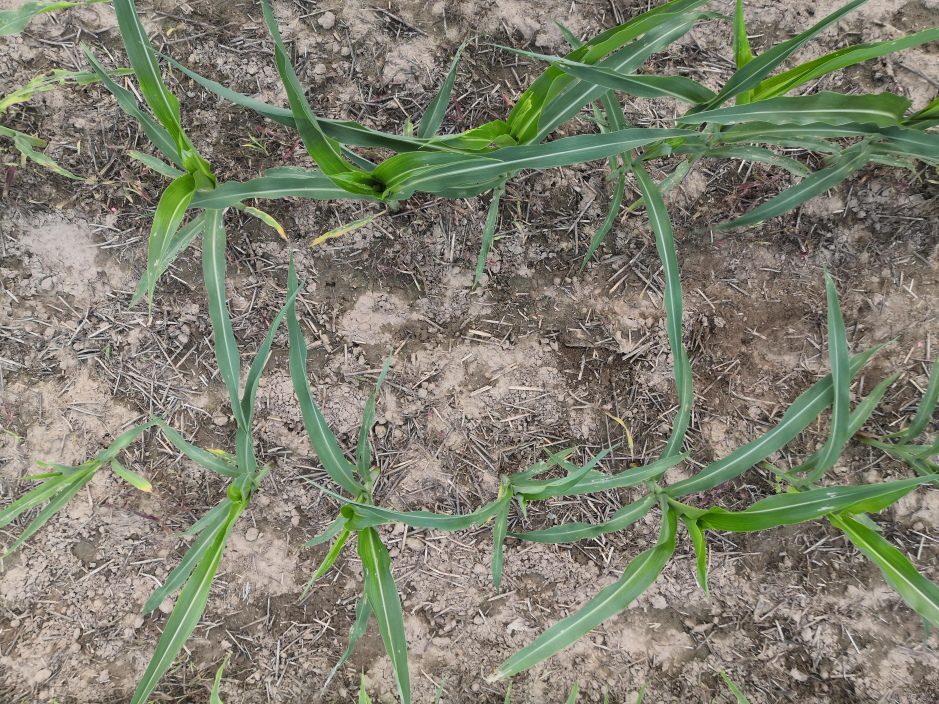
#> input picture util/imgs/A1339-0.jpg, 2816 x 2112 px (shown at 1/3 size); its folder holds only this picture in this run
$ python test.py
#> lines starting #> are read from the running program, lines starting #| are printed output that depends on the picture
from util.imgpreprocessing import utils
util = utils()
import glob
import cv2
import matplotlib.pyplot as plt


data = {}
for imgdir in glob.glob("imgs/*"):
    img = cv2.imread(imgdir)
#> img is the input picture: shape (2112, 2816, 3); mean B, G, R 111.1, 127.6, 126.5
    img = cv2.resize(img,(800,600))
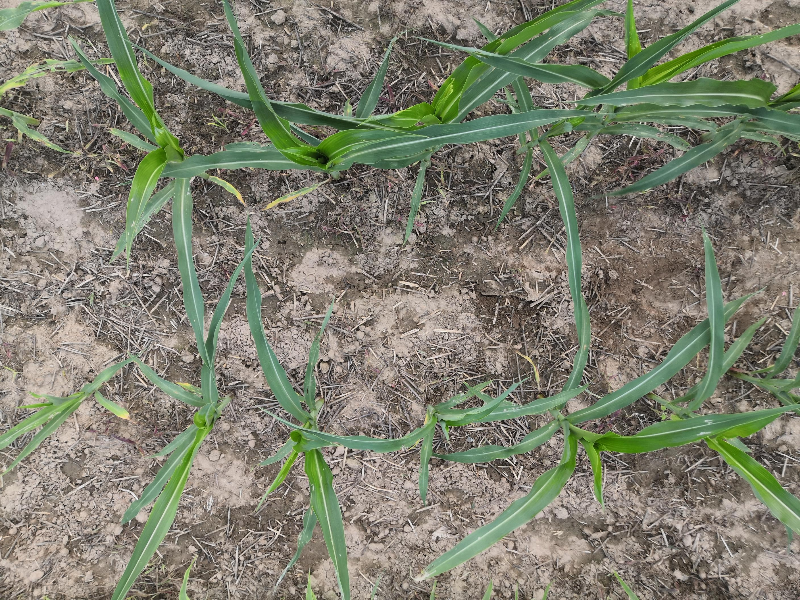
#> img: shape (600, 800, 3); mean B, G, R 110.9, 127.5, 126.3
#> (the run stopped early here; a loop or call above may not have finished)

$ run again, on util/imgs/E1376-0.jpg
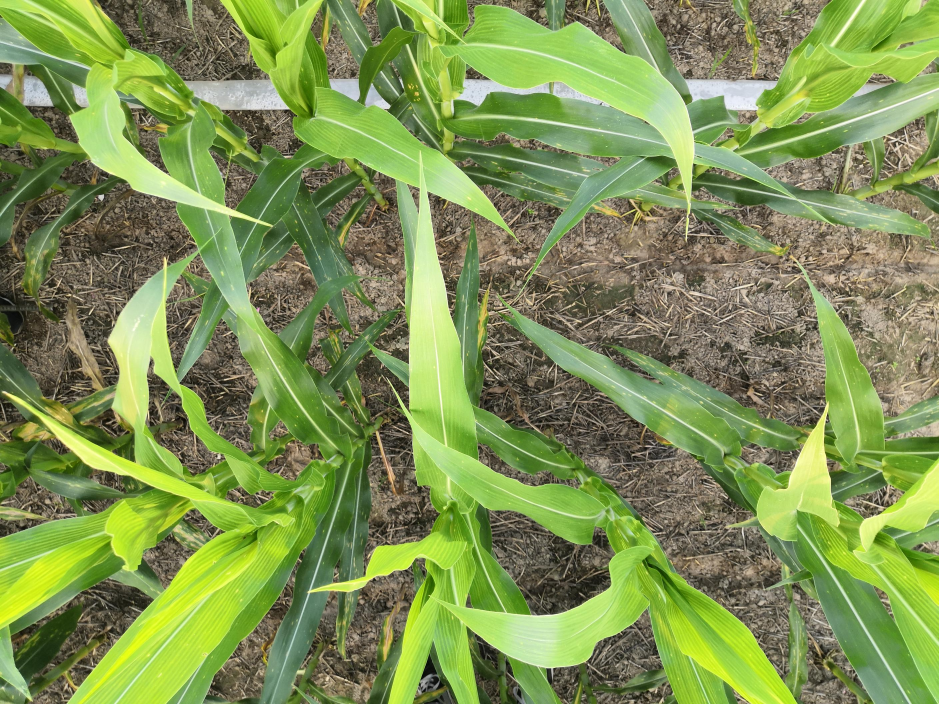
#> input picture util/imgs/E1376-0.jpg, 2816 x 2112 px (shown at 1/3 size)
#> img is the input picture: shape (2112, 2816, 3); mean B, G, R 83.1, 146.3, 126.5
#> `img = cv2.resize(img,(800,600))`:
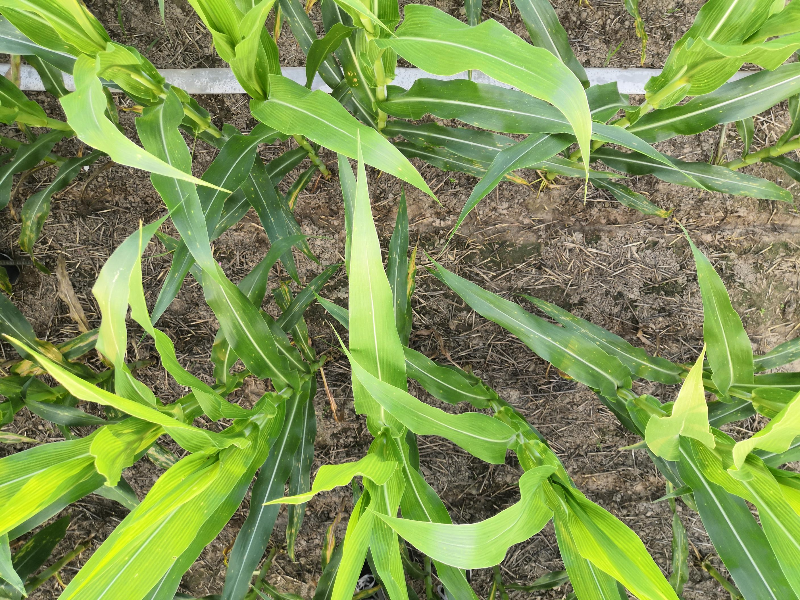
#> img: shape (600, 800, 3); mean B, G, R 83, 146.2, 126.3

$ run again, on util/imgs/F1359-0.jpg
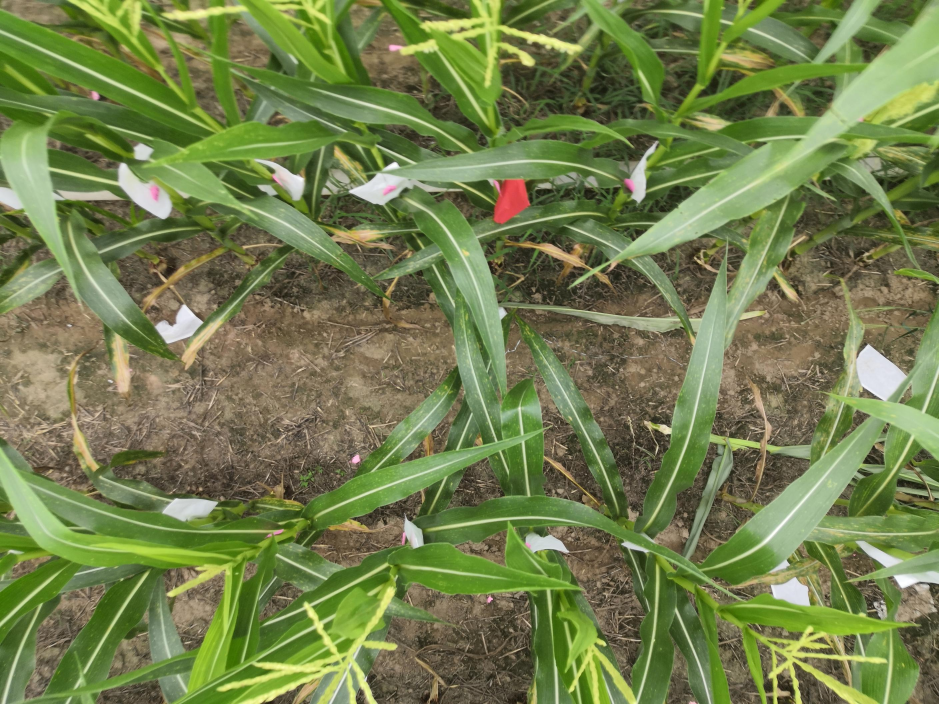
#> input picture util/imgs/F1359-0.jpg, 2816 x 2112 px (shown at 1/3 size)
#> img is the input picture: shape (2112, 2816, 3); mean B, G, R 76.7, 126.4, 114.1
#> `img = cv2.resize(img,(800,600))`:
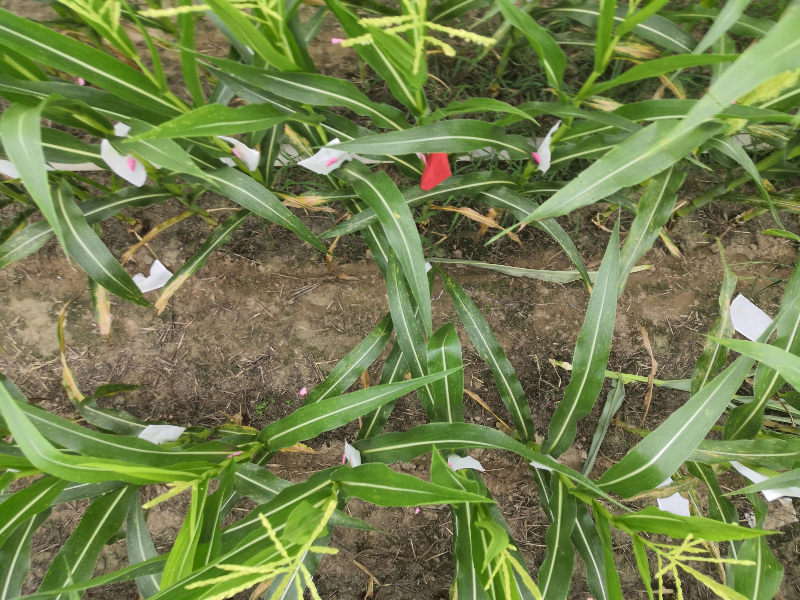
#> img: shape (600, 800, 3); mean B, G, R 76.6, 126.3, 114

$ run again, on util/imgs/T1342-0.jpg
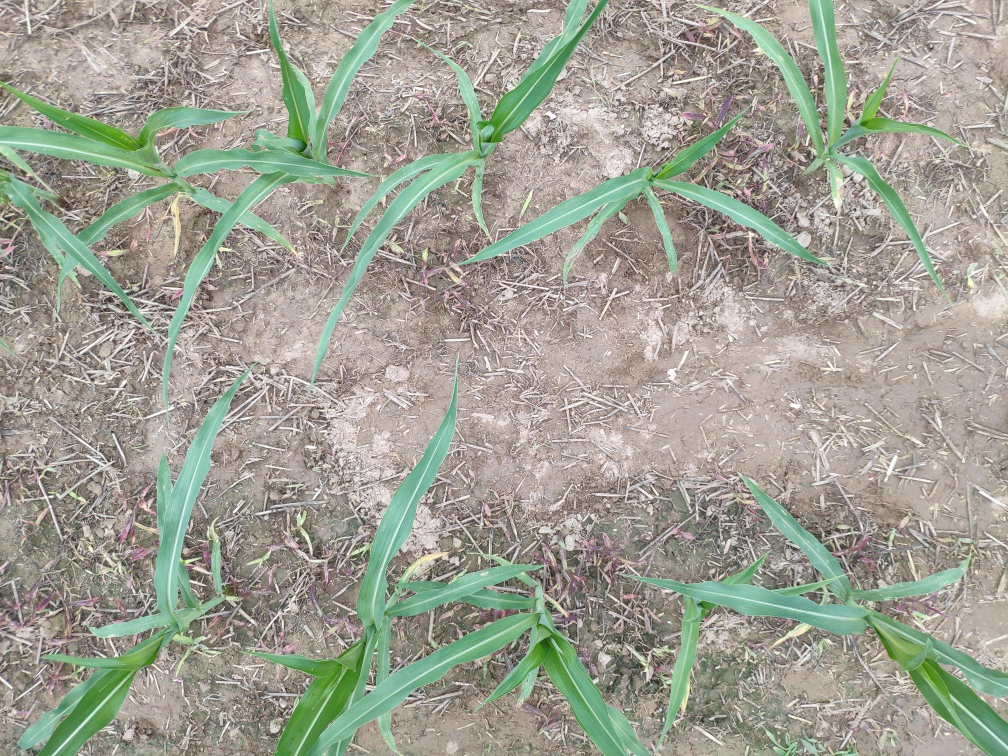
#> input picture util/imgs/T1342-0.jpg, 2016 x 1512 px (shown at 1/2 size)
#> img is the input picture: shape (1512, 2016, 3); mean B, G, R 146.5, 159.5, 159
#> `img = cv2.resize(img,(800,600))`:
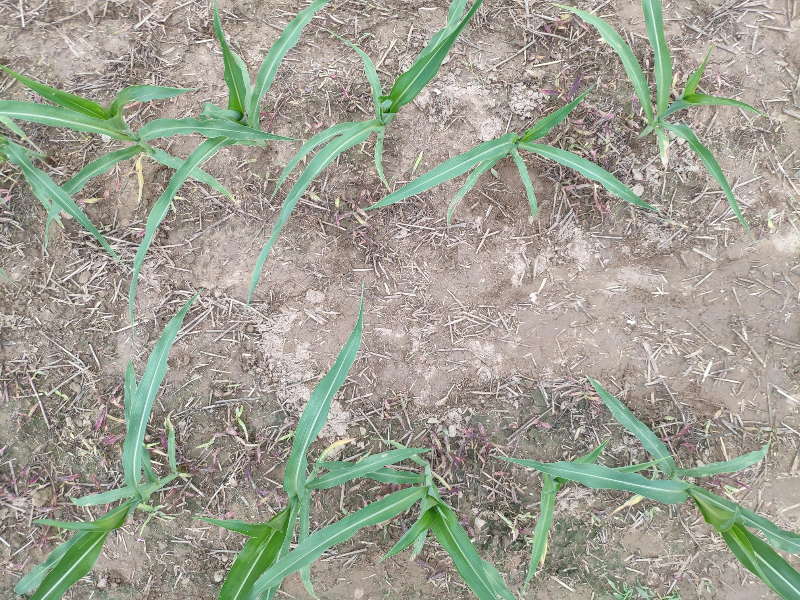
#> img: shape (600, 800, 3); mean B, G, R 146.4, 159.4, 158.9

$ run again, on util/imgs/B1386-0.jpg
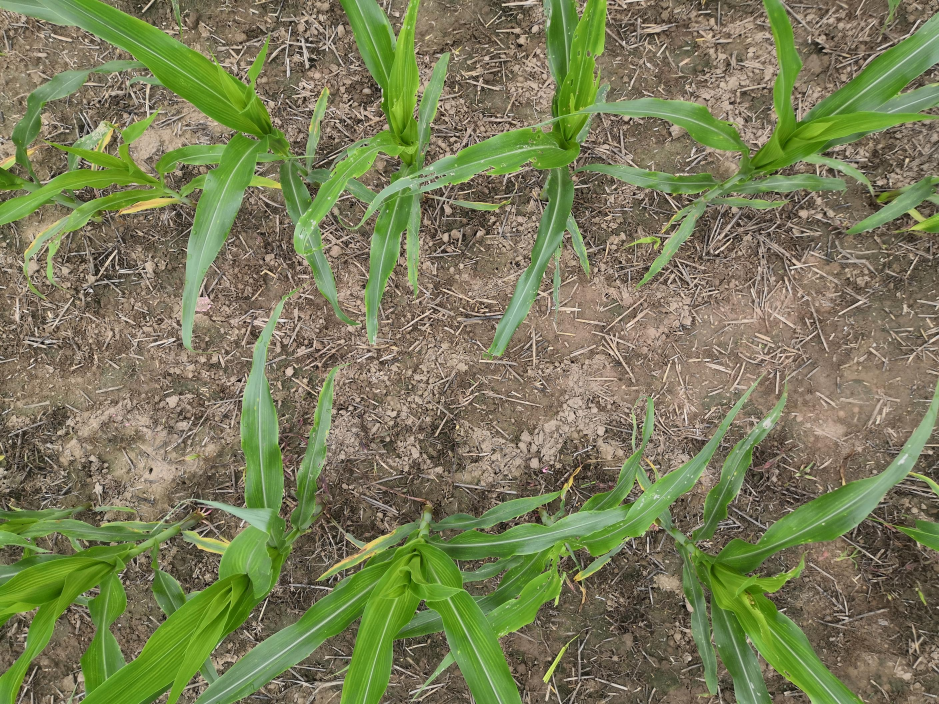
#> input picture util/imgs/B1386-0.jpg, 2816 x 2112 px (shown at 1/3 size)
#> img is the input picture: shape (2112, 2816, 3); mean B, G, R 87.5, 124.1, 120.8
#> `img = cv2.resize(img,(800,600))`:
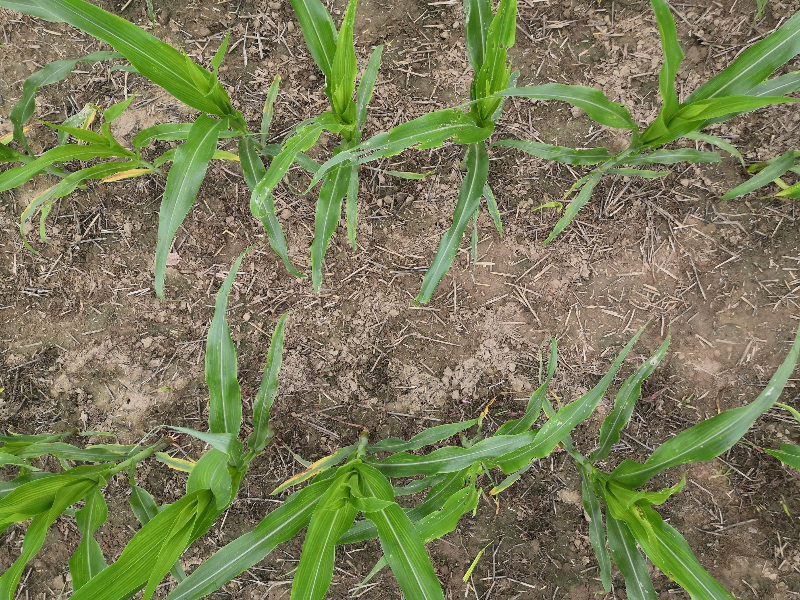
#> img: shape (600, 800, 3); mean B, G, R 87.4, 124, 120.7
